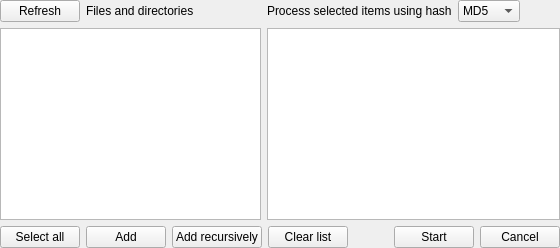
      <widget class="QWidget" name="pageComputeSelection">
       <layout class="QGridLayout" name="gridLayout_2">
        <property name="margin">
         <number>0</number>
        </property>
        <item row="0" column="0">
         <layout class="QGridLayout" name="gridLayoutComputeSelection">
          <item row="1" column="0">
           <layout class="QHBoxLayout" name="horizontalLayoutComputeSelection1">
            <item>
             <widget class="QPushButton" name="pushButtonRefreshDirTree2">
              <property name="text">
               <string>Refresh</string>
              </property>
              <property name="icon">
               <iconset resource="main.qrc">
                <normaloff>:/resources/images/action-restart.png</normaloff>:/resources/images/action-restart.png</iconset>
              </property>
             </widget>
            </item>
            <item>
             <widget class="QLabel" name="labelFilesAndDirs">
              <property name="text">
               <string>Files and directories</string>
              </property>
             </widget>
            </item>
            <item>
             <spacer name="horizontalSpacer">
              <property name="orientation">
               <enum>Qt::Horizontal</enum>
              </property>
              <property name="sizeHint" stdset="0">
               <size>
                <width>40</width>
                <height>20</height>
               </size>
              </property>
             </spacer>
            </item>
           </layout>
          </item>
         </layout>
        </item>
        <item row="0" column="1">
         <layout class="QHBoxLayout" name="horizontalLayoutComputeSelection2">
          <item>
           <widget class="QLabel" name="labelComputeHashType">
            <property name="text">
             <string>Process selected items using hash</string>
            </property>
           </widget>
          </item>
          <item>
           <widget class="QComboBox" name="comboBoxComputeHashType">
            <property name="currentIndex">
             <number>1</number>
            </property>
            <item>
             <property name="text">
              <string>MD4</string>
             </property>
            </item>
            <item>
             <property name="text">
              <string>MD5</string>
             </property>
            </item>
            <item>
             <property name="text">
              <string>SHA1</string>
             </property>
            </item>
           </widget>
          </item>
          <item>
           <spacer name="horizontalSpacer_2">
            <property name="orientation">
             <enum>Qt::Horizontal</enum>
            </property>
            <property name="sizeHint" stdset="0">
             <size>
              <width>40</width>
              <height>20</height>
             </size>
            </property>
           </spacer>
          </item>
         </layout>
        </item>
        <item row="1" column="0">
         <widget class="QListView" name="listViewComputeSelectionSource"/>
        </item>
        <item row="2" column="0" colspan="2">
         <layout class="QHBoxLayout" name="horizontalLayoutComputeSelection3">
          <item>
           <widget class="QPushButton" name="pushButtonSelectAll">
            <property name="text">
             <string>Select all</string>
            </property>
            <property name="icon">
             <iconset resource="main.qrc">
              <normaloff>:/resources/images/edit-select-all.png</normaloff>:/resources/images/edit-select-all.png</iconset>
            </property>
           </widget>
          </item>
          <item>
           <widget class="QPushButton" name="pushButtonAddFiles">
            <property name="text">
             <string>Add</string>
            </property>
            <property name="icon">
             <iconset resource="main.qrc">
              <normaloff>:/resources/images/list-add.png</normaloff>:/resources/images/list-add.png</iconset>
            </property>
           </widget>
          </item>
          <item>
           <widget class="QPushButton" name="pushButtonAddRecursively">
            <property name="text">
             <string>Add recursively</string>
            </property>
            <property name="icon">
             <iconset resource="main.qrc">
              <normaloff>:/resources/images/media-seek-forward.png</normaloff>:/resources/images/media-seek-forward.png</iconset>
            </property>
           </widget>
          </item>
          <item>
           <widget class="QPushButton" name="pushButtonClearList">
            <property name="text">
             <string>Clear list</string>
            </property>
            <property name="icon">
             <iconset resource="main.qrc">
              <normaloff>:/resources/images/edit-clear.png</normaloff>:/resources/images/edit-clear.png</iconset>
            </property>
           </widget>
          </item>
          <item>
           <spacer name="horizontalSpacer_3">
            <property name="orientation">
             <enum>Qt::Horizontal</enum>
            </property>
            <property name="sizeHint" stdset="0">
             <size>
              <width>40</width>
              <height>20</height>
             </size>
            </property>
           </spacer>
          </item>
          <item>
           <widget class="QPushButton" name="pushButtonStartHashing">
            <property name="text">
             <string>Start</string>
            </property>
            <property name="icon">
             <iconset resource="main.qrc">
              <normaloff>:/resources/images/go-next.png</normaloff>:/resources/images/go-next.png</iconset>
            </property>
           </widget>
          </item>
          <item>
           <widget class="QPushButton" name="pushButtonCancelHashing">
            <property name="text">
             <string>Cancel</string>
            </property>
            <property name="icon">
             <iconset resource="main.qrc">
              <normaloff>:/resources/images/process-stop.png</normaloff>:/resources/images/process-stop.png</iconset>
            </property>
           </widget>
          </item>
         </layout>
        </item>
        <item row="1" column="1">
         <widget class="QListWidget" name="listWidgetComputeSelection"/>
        </item>
       </layout>
      </widget>
